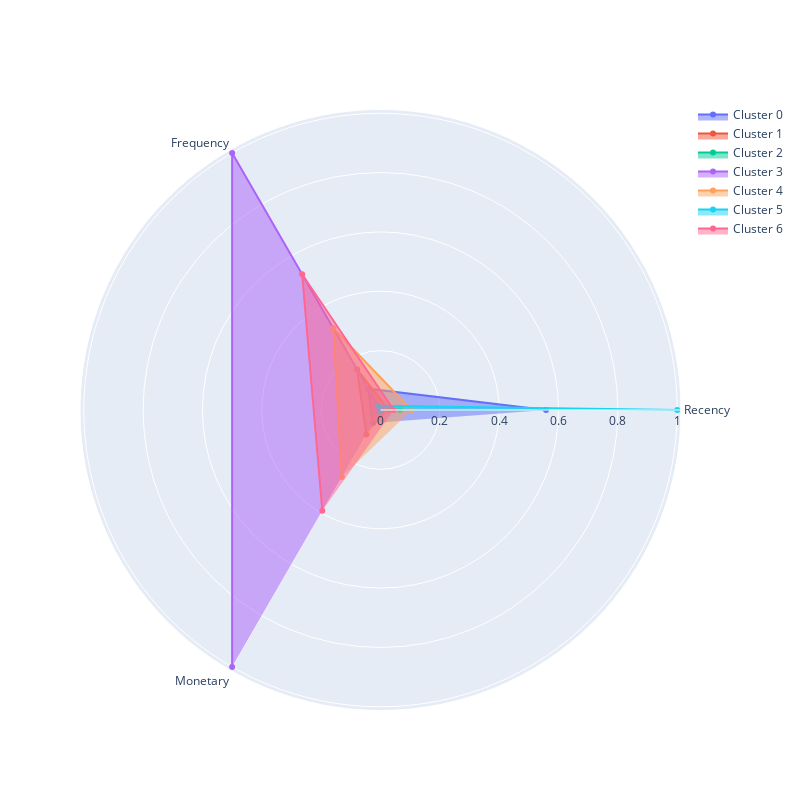

Notebook cell for this chart:
### Markdown cell above
### Задание 6.7
Визуализируйте профили кластеров в виде полярной диаграммы на основе средних RFM-характеристик, вычисленных для каждого кластера.

Проанализируйте кластеры и на основе анализа сопоставьте номер кластера и его описание.

* Кластер соответствует «лояльным» клиентам, которые приносят наибольший доход, совершают покупки чаще всего, а давность их последней покупки наименьшая.
* Кластер соответствует «перспективным» клиентам, которые являются активными покупателями, но покупают не так часто и не так много, как лояльные клиенты.
* Кластер соответствует «подвисшим» клиентам, которые относительно недавно сделали несколько заказов на небольшие суммы. Потенциально эти клиенты могут быть переведены в кластер «перспективных».
* Кластер соответствует клиентам «в зоне риска», которые несколько раз покупали товары на небольшие суммы, однако их последняя покупка была совершена более пяти месяцев назад.
* Кластер соответствует клиентам-«новичкам», которые относительно недавно сделали один заказ на небольшую сумму. 
* Кластер соответствует «спящим» или «почти потерянным» клиентам, которые сделали один заказ на маленькую сумму более семи месяцев назад и больше не возвращались.
* Кластер соответствует «потерянным» клиентам, которые купили меньше всего товара, и их последняя покупка была совершена около года назад.

### Code cell
plot_cluster_profile(grouped_rfm, 7)

### Figure 1 — Plotly figure (JSON) as saved in the notebook; plotly's stock layout.template omitted (floating-point values rounded to 4 significant figures)
{"data": [{"fill": "toself", "name": "Cluster 0", "r": [0.5578, 0.08286, 0.05095], "theta": ["Recency", "Frequency", "Monetary"], "type": "scatterpolar"}, {"fill": "toself", "name": "Cluster 1", "r": [0.02815, 0.1578, 0.09539], "theta": ["Recency", "Frequency", "Monetary"], "type": "scatterpolar"}, {"fill": "toself", "name": "Cluster 2", "r": [0.06574, 0, 0], "theta": ["Recency", "Frequency", "Monetary"], "type": "scatterpolar"}, {"fill": "toself", "name": "Cluster 3", "r": [0, 1, 1], "theta": ["Recency", "Frequency", "Monetary"], "type": "scatterpolar"}, {"fill": "toself", "name": "Cluster 4", "r": [0.1048, 0.318, 0.261], "theta": ["Recency", "Frequency", "Monetary"], "type": "scatterpolar"}, {"fill": "toself", "name": "Cluster 5", "r": [1, 0.01675, 0.005374], "theta": ["Recency", "Frequency", "Monetary"], "type": "scatterpolar"}, {"fill": "toself", "name": "Cluster 6", "r": [0.04451, 0.5281, 0.3923], "theta": ["Recency", "Frequency", "Monetary"], "type": "scatterpolar"}], "layout": {"autosize": false, "height": 800, "showlegend": true, "width": 800}}
